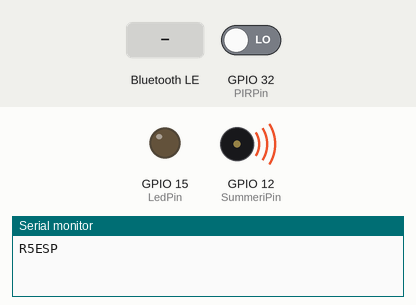
Simulated run of this sketch. Board: ESP32. Shown: output pins drawn as LEDs (lit = HIGH), buzzer (waves = sounding), the last lines printed to the serial monitor. Inputs (shaded band) come from the test bench; at power-on: GPIO 32 (PIRPin) LOW. Nothing arrives over Bluetooth unless stated; a phone connects over Bluetooth LE 3 s after start.

Above: at 0.9 s.
At 3.5 s:
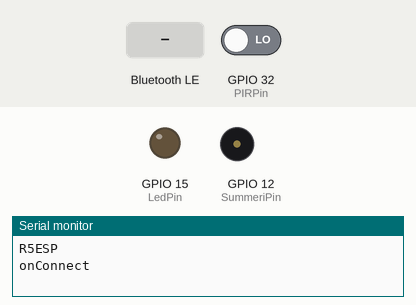
3.6 s: GPIO 32 (PIRPin) driven HIGH
At 4.7 s:
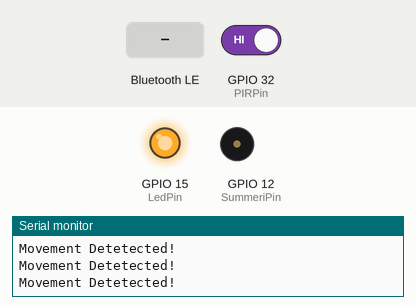
5.7 s: Bluetooth LE write "1" received
Timing chart, 0 to 8.7 s (numbered marks = the images above; inputs shaded):
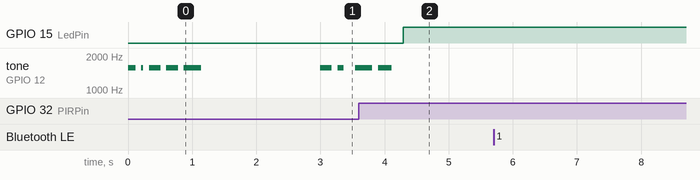

The sketch:

SensorDeviceTS21.ino
```cpp
#include <BLEDevice.h>
#include <BLEUtils.h>
#include <BLEServer.h>
#include <BLE2902.h>

#include <pitches.h>
#include <Tone32.h> //pitches.h ja Tone32.h -->  https://github.com/lbernstone/Tone32

#define PIRPin 32
#define SummeriPin 12
#define LedPin 15
#define BUZZ_CHAN 0

// Morsekoodit----------------------------------------------------------------

// Morsen pauseväli
int morsePause = 90;

// Di ja dah
void di(){
  tone(SummeriPin, NOTE_G6, 30, BUZZ_CHAN);
  noTone(SummeriPin, BUZZ_CHAN);
}
void dah(){
  tone(SummeriPin, NOTE_G6, 90, BUZZ_CHAN);
  noTone(SummeriPin, BUZZ_CHAN);
}

// connect, disconnect ja hello morsetukset
void onConnectMorse() {
  // B
  dah();
  di();
  di();
  di();
  delay(morsePause);
  // T
  dah();
  delay(morsePause*2);
  // O
  dah();
  dah();
  dah();
  delay(morsePause);
  // K
  dah();
  di();
  dah();
  delay(morsePause*2);
}
void onDisconnectMorse(){
  // D
  dah();
  di();
  di();
  delay(morsePause);
  // I
  di();
  di();
  delay(morsePause);
  // S
  di();
  di();
  di();
  delay(morsePause);
  // C
  dah();
  di();
  dah();
  di();
  delay(morsePause);
  // O
  dah();
  dah();
  dah();
  delay(morsePause);
  // N
  dah();
  di();
  delay(morsePause);
  // N
  dah();
  di();
  delay(morsePause);
  // E
  di();
  delay(morsePause);
  // C
  dah();
  di();
  dah();
  di();
  delay(morsePause);
  // T
  dah();
  delay(morsePause);
  // E
  di();
  delay(morsePause);
  // D
  dah();
  di();
  di();
  delay(morsePause*2);
}
void helloMorse(){
  //H
  di();
  di();
  di();
  di();
  delay(morsePause);
  // E
  di();
  delay(morsePause);
  //L
  di();
  dah();
  di();
  di();
  delay(morsePause);
  //L
  di();
  dah();
  di();
  di();
  delay(morsePause);
  // O
  dah();
  dah();
  dah();
  delay(morsePause*2);
}
// Morsetukset loppuu ------------------------------------------------------------------

// See the following for generating UUIDs:
// https://www.uuidgenerator.net/
#define SERVICE_UUID        "877a5e9a-74ae-4403-bfef-dc4c3fe2179f"
#define CHARACTERISTIC_UUID "040983c3-bbcd-4311-b270-4e530359ad27"
bool deviceConnected = false;

class MyServerCallbacks: public BLEServerCallbacks {
    void onConnect(BLEServer* pServer) {
      Serial.println("onConnect");
      onConnectMorse();
      digitalWrite(LedPin, HIGH);
      deviceConnected = true;
    };

    void onDisconnect(BLEServer* pServer) {
      Serial.println("onDisconnect");
      onDisconnectMorse();
      digitalWrite(LedPin, LOW);
      deviceConnected = false;
    }
};

class MyCallbacks: public BLECharacteristicCallbacks {
    void onWrite(BLECharacteristic *pCharacteristic) {
      std::string value = pCharacteristic->getValue();

      if (value.length() > 0) {
        Serial.println("*********");
        Serial.print("New value: ");
        for (int i = 0; i < value.length(); i++)
          Serial.print(value[i]);

        Serial.println();
        Serial.println("*********");
      }
    }
};

BLECharacteristic *pCharacteristic ;

void setup() {
  Serial.begin(115200);
  pinMode(LedPin, OUTPUT);
  pinMode(PIRPin, INPUT);
  pinMode(SummeriPin, OUTPUT);

  Serial.println("R5ESP");

  BLEDevice::init("R5ESP");
  BLEServer *pServer = BLEDevice::createServer();
  pServer->setCallbacks(new MyServerCallbacks());
  BLEService *pService = pServer->createService(SERVICE_UUID);

  pCharacteristic = pService->createCharacteristic(
                      CHARACTERISTIC_UUID,
                      BLECharacteristic::PROPERTY_READ   |
                      BLECharacteristic::PROPERTY_WRITE  |
                      BLECharacteristic::PROPERTY_NOTIFY |
                      BLECharacteristic::PROPERTY_INDICATE
                    );

  pCharacteristic->setCallbacks(new MyCallbacks());
  //pCharacteristic->addDescriptor(new BLE2902());
  pService->start();

  BLEAdvertising *pAdvertising = pServer->getAdvertising();
  pAdvertising->start();


  helloMorse();
  delay(1000);

}

void loop() {
  // put your main code here, to run repeatedly:
  if(digitalRead(PIRPin) == HIGH ){
    int movement = 1;
    pCharacteristic->setValue(movement);
    pCharacteristic->notify();
    Serial.println("Movement Detetected!");
  }
  delay(100);
}
```
